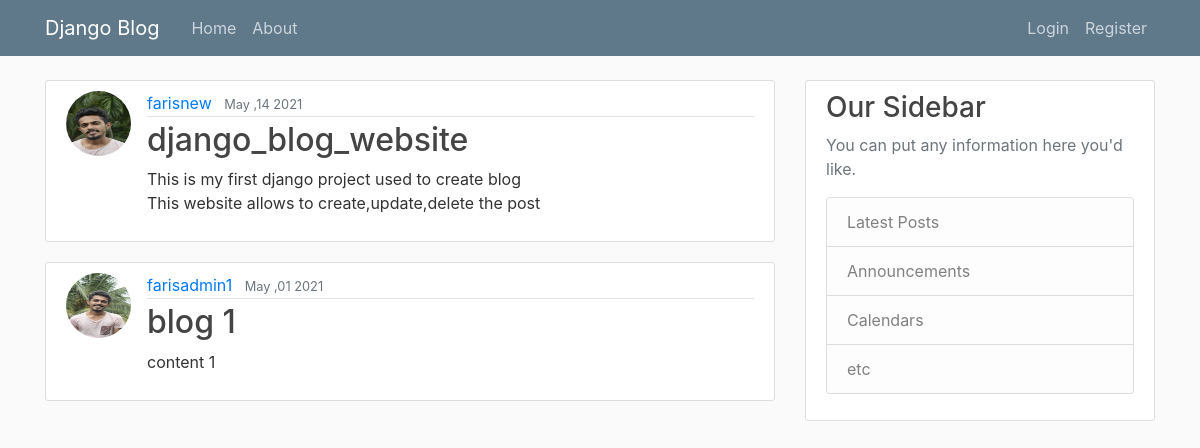
Before: / with the older database file.
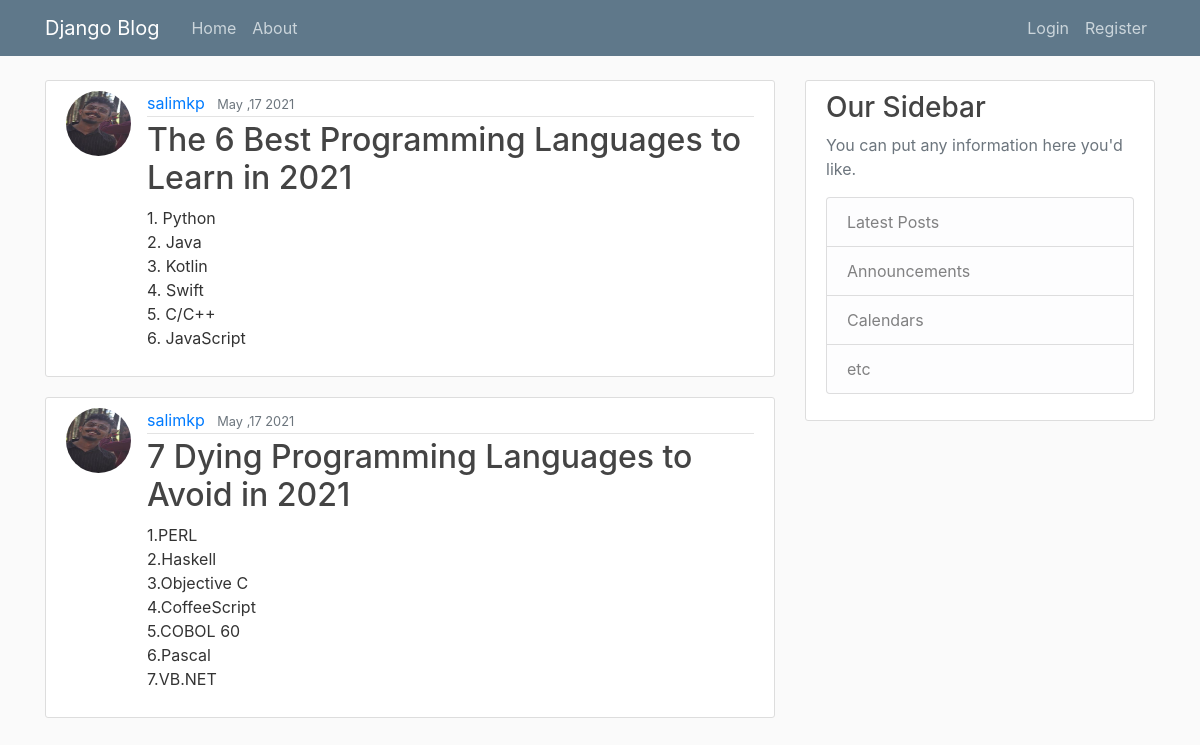
After: the same page with the newer database file.
### blog/models.py (models this page shows, shortened)
class Post(models.Model):
    title=models.CharField(max_length=100)
    content=models.TextField()
    date_posted=models.DateTimeField(default=timezone.now)
    author=models.ForeignKey(User, on_delete=models.CASCADE)

### users/models.py (models this page shows, shortened)
class Profile(models.Model):
    user = models.OneToOneField(User, on_delete=models.CASCADE)
    image = models.ImageField(default = 'default.jpg',upload_to='profile_pics')

### blog/views.py (the view)
# urls.py: path('',PostListView.as_view(),name='blog_home'),
class PostListView(ListView):
    model = Post
    template_name = "blog/home.html" #<app>/<module>_<view_type>.html
    context_object_name = 'posts'
    ordering = [ '-date_posted' ]
    paginate_by = 2

### blog/templates/blog/home.html
{% extends 'blog/base.html' %}
{% block  content %}
    {% for  post in posts %}
     <article class="media content-section">
     <img class="rounded-circle  article-img " src="{{ post.author.profile.image.url }}" alt="not image">
        <div class="media-body">
            <div class="article-metadata">
            <a class="mr-2" href="#">{{ post.author }}</a>
            <small class="text-muted">{{ post.date_posted|date:"F ,d Y" }}</small>
            </div>
            <h2><a class="article-title" href="{% url 'post-detail' post.id %}">{{ post.title }}</a></h2>
            <p class="article-content">{{ post.content }}</p>
        </div>
     </article>
    {% endfor %}
{% endblock content %}

Changed rows visible on the page:
no longer on this page (row unchanged): Post: author.profile.image (picture), author "farisnew", date_posted "May ,14 2021", title "django_blog_website", content "This is my first django project used to create blog This website allows to create,update,delete the post"
no longer on this page (row unchanged): Post: author.profile.image (picture), author "farisadmin1", date_posted "May ,01 2021", title "blog 1", content "content 1"
added Post: author.profile.image (picture), author "salimkp", date_posted "May ,17 2021", title "The 6 Best Programming Languages to Learn in 2021", content "1. Python 2. Java 3. Kotlin 4. Swift 5. C/C++ 6. JavaScript"
added Post: author.profile.image (picture), author "salimkp", date_posted "May ,17 2021", title "7 Dying Programming Languages to Avoid in 2021", content "1.PERL 2.Haskell 3.Objective C 4.CoffeeScript 5.COBOL 60 6.Pascal 7.VB.NET"
